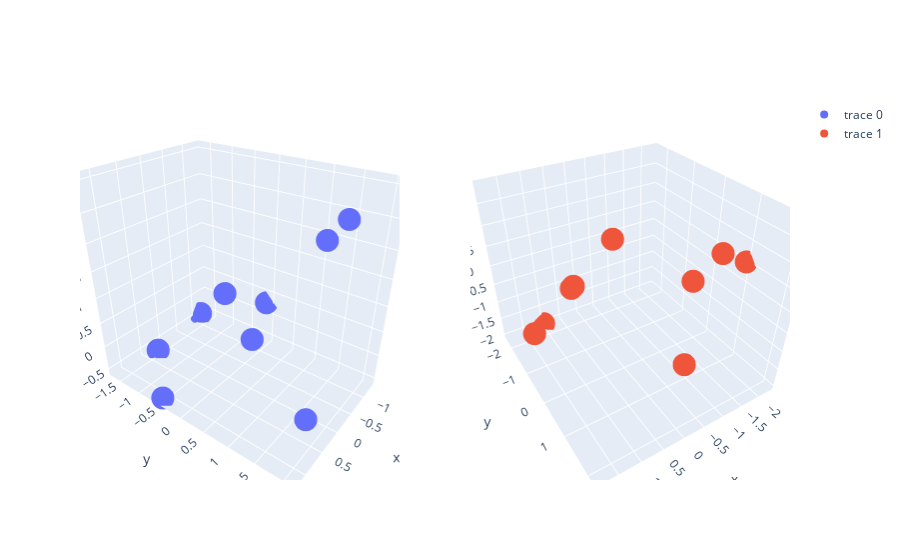

This figure's notebook cell:
### Code cell
fig = make_subplots(rows=1, cols=2, 
                   specs = [[{"type": "scatter3d"} for i in range(2)]]
                   )


fig.add_trace(
    go.Scatter3d(x=x_i_arr[:, 0], y=x_i_arr[:, 1], z=x_i_arr[:, 2], mode='markers'),
    row=1, col=1
)

fig.add_trace(
    go.Scatter3d(x=original_pos_0center_i_arr[:, 0], y=original_pos_0center_i_arr[:, 1], z=original_pos_0center_i_arr[:, 2], mode='markers'),
    row=1, col=2
)

# fig.update_layout(height=500, showlegend=False)
fig.show()

### Figure 1 — Plotly figure (JSON) as saved in the notebook; plotly's stock layout.template omitted (floating-point values rounded to 4 significant figures)
{"data": [{"mode": "markers", "scene": "scene", "type": "scatter3d", "x": [-1.351, 0.001672, 0.3231, 0.6755, 1.197, 0.3037, -0.5757, 0.5225, -1.122], "y": [-0.1202, 0.5064, -1.507, 0.4918, -0.493, 2.076, 1.408, 1.878, -1.681], "z": [0.2598, 0.4348, -0.5158, 1.629, -0.535, 3.009, 2.261, -0.1308, -0.4783]}, {"mode": "markers", "scene": "scene2", "type": "scatter3d", "x": [-0.04328, 0.7344, 0.2544, 1.01, 1.852, -0.5043, -2.296, -0.2191, -0.788], "y": [-0.4927, -0.9637, -1.972, -2.322, -0.3785, 2.128, 1.019, 1.804, 1.178], "z": [1.019, -0.1713, -0.8948, -1.987, -0.5024, 1.88, 0.5481, -0.6027, 0.7108]}], "layout": {"autosize": true, "scene": {"aspectmode": "auto", "aspectratio": {"x": 0.7871, "y": 1.161, "z": 1.095}, "camera": {"center": {"x": 0, "y": 0, "z": 0}, "eye": {"x": 1.497, "y": 1.133, "z": 1.078}, "projection": {"type": "perspective"}, "up": {"x": 0, "y": 0, "z": 1}}, "domain": {"x": [0, 0.45], "y": [0, 1]}}, "scene2": {"aspectmode": "auto", "aspectratio": {"x": 1.0, "y": 1.073, "z": 0.9322}, "camera": {"center": {"x": 0, "y": 0, "z": 0}, "eye": {"x": 0.9287, "y": 1.496, "z": 1.259}, "projection": {"type": "perspective"}, "up": {"x": 0, "y": 0, "z": 1}}, "domain": {"x": [0.55, 1], "y": [0, 1]}}}}
